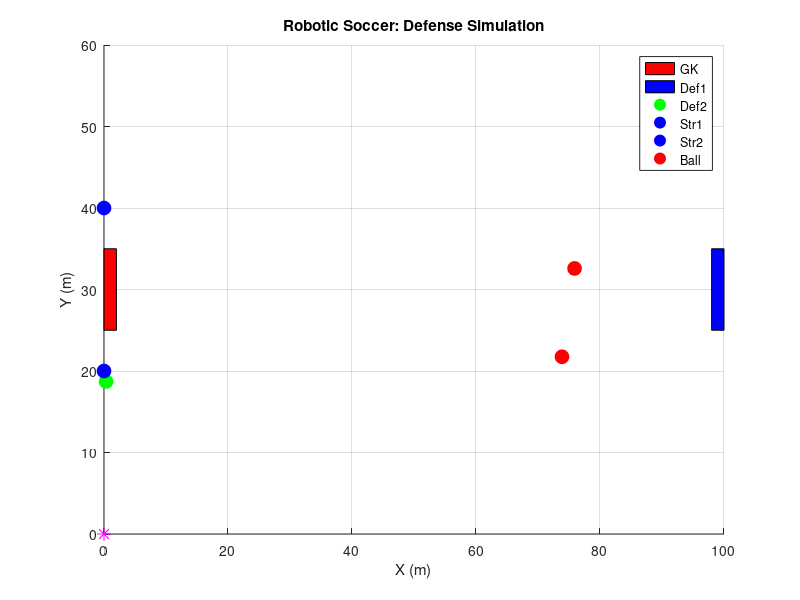

MATLAB code to generate this figure:
% Defense Simulation with Ball Physics (Purple Ball, Moving)
clear; clc; close all;

% Same properties as Base, but ball starts near goal
fieldLength = 100; fieldWidth = 60; goalWidth = 10;
robotRadius = 1; ballRadius = 0.5; robotSpeed = 2;
ballVel = [randn()*2, randn()*2]; friction = 0.98; kickSpeed = 10;
gkPos = [5, fieldWidth/2]; def1Pos = [20, 20]; def2Pos = [20, 40]; str1Pos = [80, 25]; str2Pos = [80, 35]; ballPos = [10, 30];
numSteps = 100; dt = 0.1;

figure; axis([0 fieldLength 0 fieldWidth]); hold on; title('Robotic Soccer: Defense Simulation'); xlabel('X (m)'); ylabel('Y (m)'); grid on;
rectangle('Position', [0, fieldWidth/2 - goalWidth/2, 2, goalWidth], 'FaceColor', 'red');
rectangle('Position', [fieldLength-2, fieldWidth/2 - goalWidth/2, 2, goalWidth], 'FaceColor', 'blue');
gkPlot = plot(gkPos(1), gkPos(2), 'go', 'MarkerSize', 10, 'MarkerFaceColor', 'green');
def1Plot = plot(def1Pos(1), def1Pos(2), 'bo', 'MarkerSize', 10, 'MarkerFaceColor', 'blue');
def2Plot = plot(def2Pos(1), def2Pos(2), 'bo', 'MarkerSize', 10, 'MarkerFaceColor', 'blue');
str1Plot = plot(str1Pos(1), str1Pos(2), 'ro', 'MarkerSize', 10, 'MarkerFaceColor', 'red');
str2Plot = plot(str2Pos(1), str2Pos(2), 'ro', 'MarkerSize', 10, 'MarkerFaceColor', 'red');
ballPlot = plot(ballPos(1), ballPos(2), 'm*', 'MarkerSize', 10, 'MarkerFaceColor', 'm');
legend('GK', 'Def1', 'Def2', 'Str1', 'Str2', 'Ball');

for t = 1:numSteps
    ballVel = ballVel * friction;
    ballPos = ballPos + ballVel * dt;
    ballPos = max([0,0], min([fieldLength, fieldWidth], ballPos));
    
    fprintf('Step %d: Ball at (%.2f, %.2f), Vel (%.2f, %.2f)\n', t, ballPos(1), ballPos(2), ballVel(1), ballVel(2));
    
    robotPositions = [gkPos; def1Pos; def2Pos; str1Pos; str2Pos];
    dists = vecnorm(robotPositions - ballPos, 2, 2);
    [minDist, idx] = min(dists);
    if minDist < 2
        if idx == 1 || idx <= 3
            target = [0, fieldWidth/2];
        else
            target = [fieldLength, fieldWidth/2];
        end
        dir = (target - ballPos) / norm(target - ballPos);
        ballVel = kickSpeed * dir;
    end
    
    % GK blocks
    dirGK = (ballPos - gkPos) / norm(ballPos - gkPos);
    gkPos = gkPos + robotSpeed * dt * dirGK;
    
    % Defenders intercept
    for i = 1:2
        if i == 1
            pos = def1Pos;
            targetY = fieldWidth/2 - 10;
        else
            pos = def2Pos;
            targetY = fieldWidth/2 + 10;
        end
        interceptPos = [ballPos(1) - 5, targetY];
        dir = (interceptPos - pos) / norm(interceptPos - pos);
        pos = pos + robotSpeed * dt * dir;
        if i == 1
            def1Pos = pos;
        else
            def2Pos = pos;
        end
    end
    
    % Strikers random
    str1Pos = str1Pos + [randn()*0.5, randn()*0.5];
    str2Pos = str2Pos + [randn()*0.5, randn()*0.5];
    
    set(gkPlot, 'XData', gkPos(1), 'YData', gkPos(2));
    set(def1Plot, 'XData', def1Pos(1), 'YData', def1Pos(2));
    set(def2Plot, 'XData', def2Pos(1), 'YData', def2Pos(2));
    set(str1Plot, 'XData', str1Pos(1), 'YData', str1Pos(2));
    set(str2Plot, 'XData', str2Pos(1), 'YData', str2Pos(2));
    set(ballPlot, 'XData', ballPos(1), 'YData', ballPos(2));
    
    pause(0.05);
end